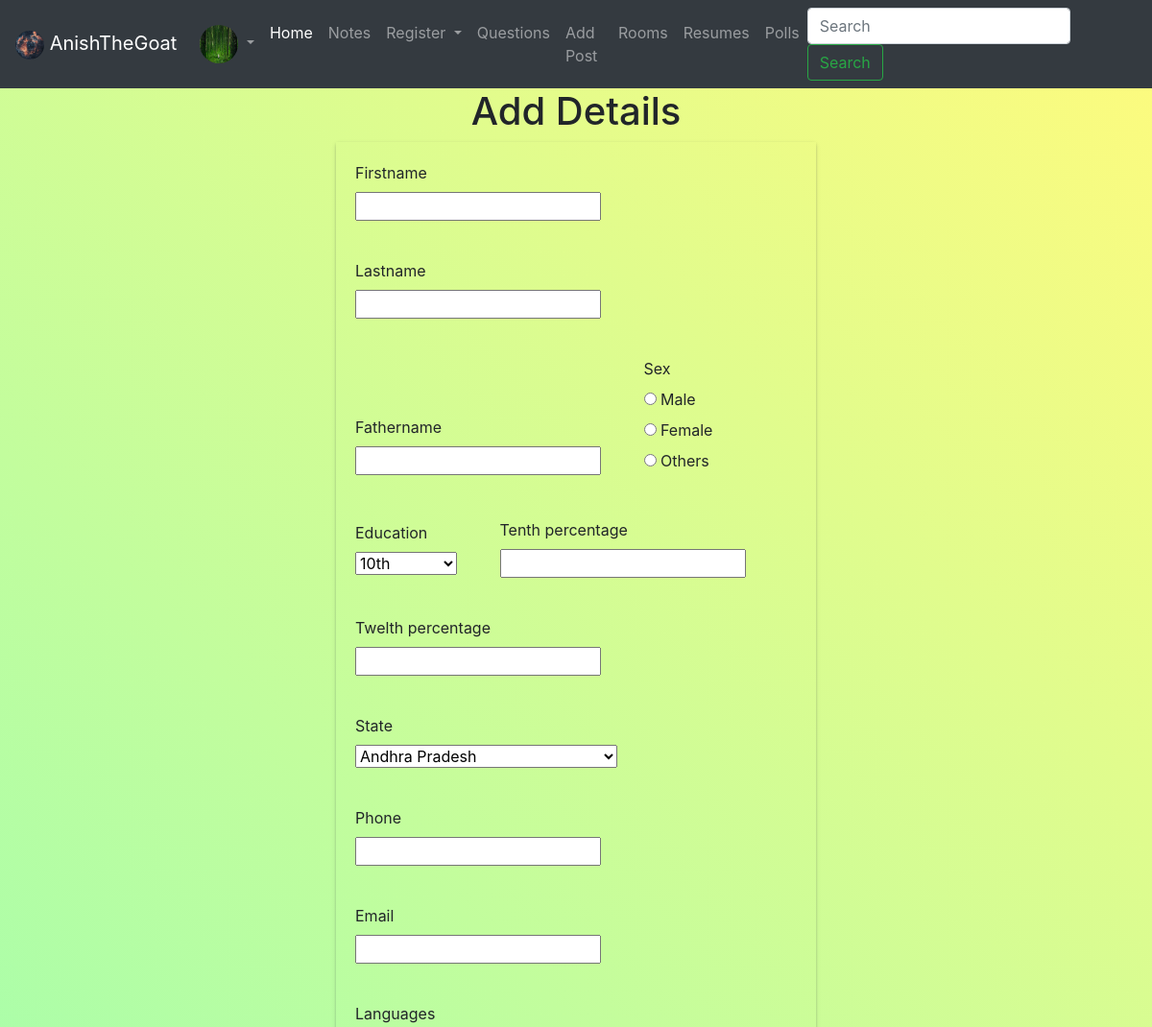
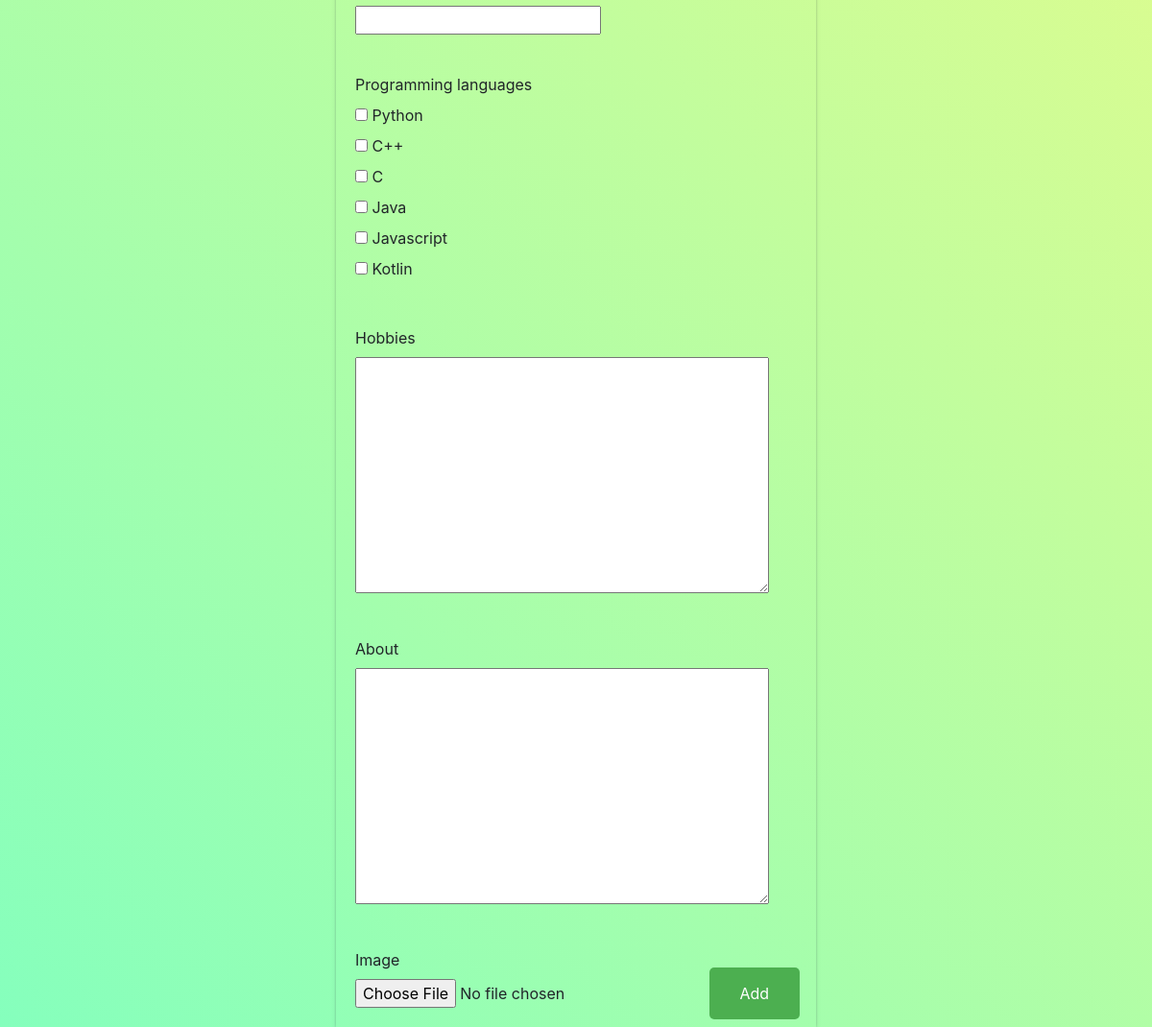
Screenshot of /add-resume (signed in) with the database file from the repository (2 pictures, top to bottom).
### base/models.py (models this page shows, shortened)
class User(AbstractUser):
    name = models.CharField(max_length=50, null = False)
    email = models.CharField( max_length=50 ,null = True)
    avatar = models.ImageField( upload_to='Avaters',  default = 'default-profile-pic.png')
    bio = models.TextField(null = True)
    bca_class = models.CharField( max_length=50 ,choices=class_list ,default= ('1st Sem', '1st Sem'), null = True)
    is_teacher = models.BooleanField(default = False)
    followers = models.ManyToManyField('User', related_name='follower')
    followings = models.ManyToManyField('User',related_name= 'following')

### base/views.py (the view, shortened to what this page needs)
# urls.py: path('add-resume', add_resume, name = 'add-resume'),
@login_required(login_url='login')
def add_resume(request):
    form = ResumeForm()
    context = {
        'form' : form,
    }
    return render(request, 'add-resume.html', context)

### base/forms.py
class ResumeForm(ModelForm):
    sex = forms.ChoiceField(choices =SEX, widget=forms.RadioSelect)
    programming_languages = forms.MultipleChoiceField(choices=PROG_LANG, widget=forms.CheckboxSelectMultiple)
    class Meta:
         model = Resume
         fields = '__all__'
         exclude = ('user', )

### templates/add-resume.html (shortened to what this page needs)
{% extends 'master.html' %}
{% block content %}
{% load static %}
<div class = 'text-center'>
    <h1>Add Details</h1>
</div>
<div class="wrapper">
    <div>
        <div class = 'box'>
<form action="" method = 'POST' enctype = 'mutlipart/form-data' style = 'width:500px; '>
    {% for field in  form %}
<div style = 'display:inline-block; margin:20px;'>
    <label for=""> {{field.label}}</label> <br>
    {{field}}
</div>
    {% endfor %}
    <input type="submit" value = 'Add'>
</form>
        </div>
    </div>
</div>
{% endblock content %}

### templates/master.html (shortened to what this page needs)
{% load static %}
<!DOCTYPE html>
<html lang="en">
<head>
    <link rel="stylesheet" href="{% static 'css/master.css' %}">
    <link rel="stylesheet" href="https://maxcdn.bootstrapcdn.com/bootstrap/4.5.2/css/bootstrap.min.css">
    <link rel="stylesheet" href="https://cdnjs.cloudflare.com/ajax/libs/font-awesome/6.3.0/css/all.min.css">
  </head>
<body>
    <nav class="navbar navbar-dark bg-dark navbar-expand-lg">
      <a class="navbar-brand" href="#">
        <img src="{% static 'images/website.avif' %}" width="30" height="30" alt="logo" class="rounded-circle">
        {% if request.user.is_authenticated %}
        {{request.user.username}}
        {% else %}
        Anonymous
        {% endif %}
      </a>
      <div class="collapse navbar-collapse" id="navbar-list-4">
        <ul class="navbar-nav">
            <li class="nav-item dropdown">
            {% if request.user.is_authenticated %}
            <a class="nav-link dropdown-toggle" href="#" id="navbarDropdownMenuLink" role="button" data-toggle="dropdown" aria-haspopup="true" aria-expanded="false">
              <img src="{{request.user.avatar.url}}" width="40" height="40" class="rounded-circle">
            </a>
            {% endif %}
          </li>
        </ul>
          <ul class="navbar-nav mr-auto">
            <li class="nav-item active">
              <a class="nav-link" href="{% url 'home' %}">Home </a>
            </li>
            <li class="nav-item">
              <a class="nav-link" href="{% url 'notes' %}">Notes</a>
            </li>
            <li class="nav-item dropdown">
              <a class="nav-link dropdown-toggle" href="#" id="navbarDropdown" role="button" data-toggle="dropdown" aria-haspopup="true" aria-expanded="false">
                Register
              </a>
            </li>
            <li class="nav-item">
              <a class="nav-link" href="{% url 'questions' %}">Questions</a>
            </li>
            <li class="nav-item">
              <a class="nav-link" href="{% url 'add-post' %}">Add Post</a>
            </li>
            <li class="nav-item">
              <a class="nav-link" href="{% url 'rooms' %}">Rooms</a>
            </li>
            <li class="nav-item">
              <a class="nav-link" href="{% url 'resumes' %}">Resumes</a>
            </li>
            <li class="nav-item">
              <a class="nav-link" href="{% url 'polls' %}">Polls</a>
            </li>
          </ul>
          <form class="form-inline my-2 my-lg-0" method  = 'POST' action = '/user-search'>
            <input class="form-control mr-sm-2" type="search" placeholder="Search" aria-label="Search" name = 'search'>
            <button class="btn btn-outline-success my-2 my-sm-0" type="submit">Search</button>
          </form>
      </nav>
    {% block content %}
    {% endblock content %}
</body>
</html>

### rows the page displays
User: user.username "AnishTheGoat", user.avatar (picture)

### other values shown
{{ field.label }} "Firstname" "Lastname" "Fathername" "Sex" "Education" "Tenth percentage" "Twelth percentage" "State" "Phone" "Email" "Languages" "Programming languages" "Hobbies" "About" "Image"
